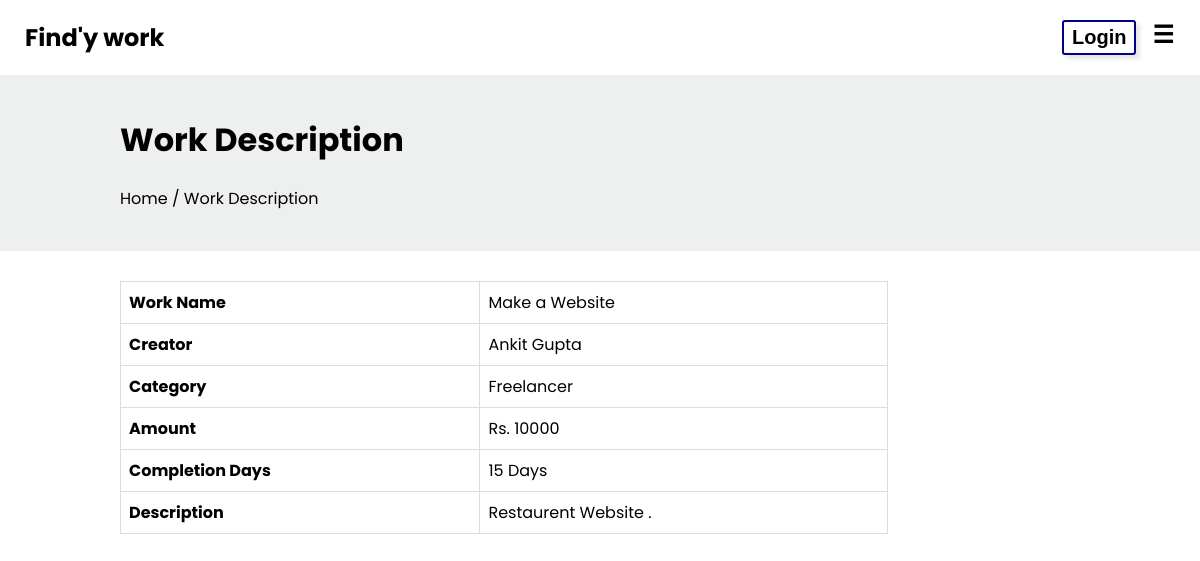
/work-info/564935, run on the app's committed database.
### app/models.py (models this page shows)
class Work(models.Model):
    title = models.CharField(max_length = 100)
    description = models.TextField()
    category = models.CharField(max_length=40)
    maxamount = models.CharField(max_length=40)
    maxdays = models.CharField(max_length=40)
    date = models.DateTimeField(default=datetime.now(),blank=True)
    creator = models.ForeignKey(UserProfile ,on_delete = models.CASCADE)

class UserProfile(models.Model):
    phone = models.CharField(max_length = 20)
    pincode = models.CharField(max_length = 10)
    address = models.CharField(max_length=250 , null = True, blank = True)
    gender = models.CharField(max_length=250 , null = True)
    username = models.ForeignKey(User , on_delete = models.CASCADE)

### app/views.py (the view, shortened to what this page needs)
# urls.py: path('work-info/<id>', workDescription , name = "workDescription"),
def workDescription(request, id):
    option = checksession(request)
    workObj = Work.objects.get(id=id)
    try:
        userObj = User.objects.get(username=request.session['username'])
        workerProfile = WorkerProfile.objects.get(username=userObj)
        print(workerProfile)
    except:
        workerProfile = None
    response = Bid.objects.filter(worker=workerProfile, work=workObj)
    print(response)
    if len(response) == 0:
        print(response.count())
        bid = False
        bidData = None
    else:
        bidData = Bid.objects.get(worker=workerProfile, work=workObj)
        print(bidData)
        bid = True
    return render(request, 'app/user/workDescription.html', {'obj': workObj, 'option': option, 'bid': bid, 'workerProfile': workerProfile, 'bidData': bidData})

### app/views.py (called while the page is built)
def checksession(request):
    if request.session.has_key('username'):
        option = True
    else:
        option = False
    return option

### templates/app/user/workDescription.html (shortened to what this page needs)
{% extends 'base.html' %} {% block head %} {% load static %}
<link rel="stylesheet" href="{% static 'responsive.css' %}" />
<link rel="stylesheet" href="{% static 'workDescription.css' %}" />
{% endblock %} {% block body %}
<div class="bg">
  <div class="description">
    <h1>Work Description</h1>
    <span>Home / Work Description</span>
  </div>
</div>
<div class="description_card">
  <table>
    <tr>
      <td>Work Name</td>
      <td>{{obj.title}}</td>
    </tr>
    <tr>
      <td>Creator</td>
      <td>
        {{obj.creator.username.first_name}} {{obj.creator.username.last_name}}
      </td>
    </tr>
    <tr>
      <td>Category</td>
      <td>{{obj.category}}</td>
    </tr>
    <tr>
      <td>Amount</td>
      <td>Rs. {{obj.maxamount}}</td>
    </tr>
    <tr>
      <td>Completion Days</td>
      <td>{{obj.maxdays}} Days</td>
    </tr>
    <tr>
      <td>Description</td>
      <td>{{obj.description}}</td>
    </tr>
  </table>
</div>
{% endblock %}

### static/workDescription.css (style rules this page uses)
.bg { height: auto; width: 100%; background: rgba(199, 201, 202, 0.3); padding: 20px 0% 20px 0%; }
.description_card { width: 80%; height: auto; margin: 30px auto; }
.description { width: 80%; height: auto; margin: 20px auto; }
table { border-collapse: collapse; width: 80%; }
td, th { border: 1px solid #dddddd; text-align: left; padding: 8px; }
tr td:nth-child(1) { font-weight: bold; }

### static/style.css (style rules this page uses)
body { margin: 0; font-family: "Poppins", sans-serif !important; -webkit-font-smoothing: antialiased; -moz-osx-font-smoothing: grayscale; }
.container h1, span { margin: 0; }

### data on the page
Work: title "Make a Website", creator.username.first_name "Ankit", creator.username.last_name "Gupta", category "Freelancer", maxamount "10000", maxdays "15", description "Restaurent Website ."
